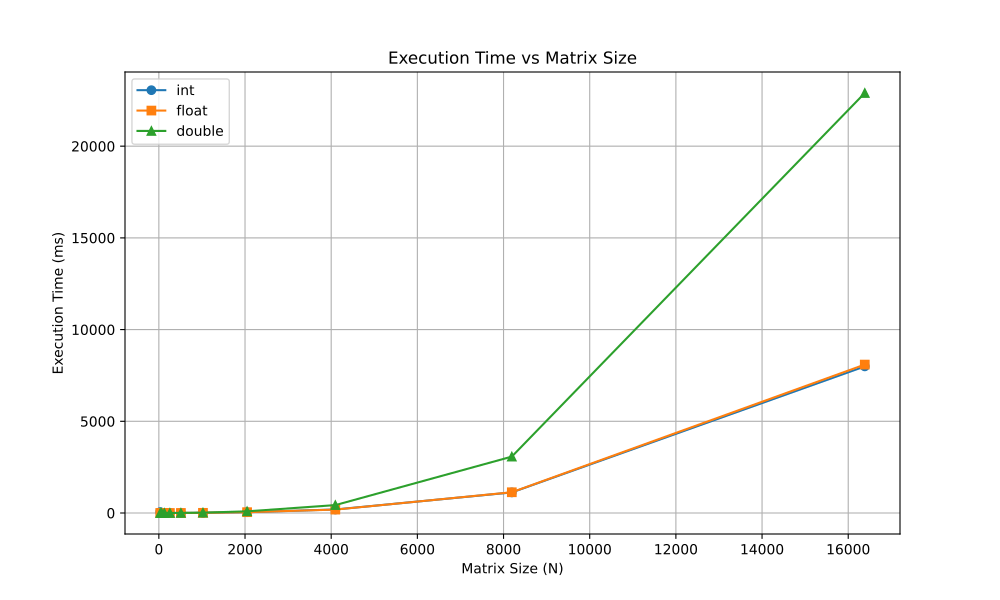

Recreate this plot in Python.
import matplotlib.pyplot as plt

matrix_sizes = []
int_times = []
float_times = []
double_times = []

with open("task1.out", 'r') as f:
    lines = [line.strip() for line in f if line.strip()]

i = 0
while i < len(lines):
    if lines[i].startswith("Running with N ="):
        try:
            n = int(lines[i].split('=')[1].strip())
            matrix_sizes.append(n)

            int_time = float(lines[i + 3])
            float_time = float(lines[i + 6])
            double_time = float(lines[i + 9])

            int_times.append(int_time)
            float_times.append(float_time)
            double_times.append(double_time)

            i += 10  # Skip to the next block
        except (IndexError, ValueError):
            break
    else:
        i += 1

plt.figure(figsize=(10, 6))
plt.plot(matrix_sizes, int_times, 'o-', label='int')
plt.plot(matrix_sizes, float_times, 's-', label='float')
plt.plot(matrix_sizes, double_times, '^-', label='double')

plt.xlabel("Matrix Size (N)")
plt.ylabel("Execution Time (ms)")
plt.title("Execution Time vs Matrix Size")
plt.grid(True)
plt.legend()
plt.savefig("task1.pdf")
plt.show()
